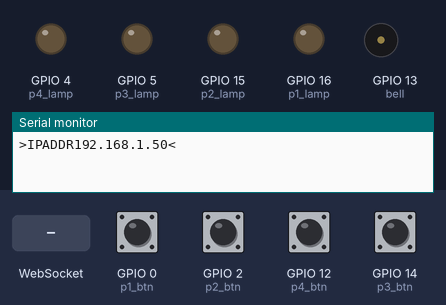
Simulated run of this program. Board: ESP8266 (NodeMCU). Shown: output pins drawn as LEDs (lit = HIGH), buzzer (waves = sounding), the last lines printed to the serial monitor. Inputs (shaded band) come from the test bench; at power-on: GPIO 0 (p1_btn), GPIO 2 (p2_btn), GPIO 12 (p4_btn), GPIO 14 (p3_btn) HIGH. WiFi joins after 1.5 s; servers stay silent unless stated.

Above: at 2.7 s.
2.8 s: GPIO 0 (p1_btn) pulled LOW for 0.15 s
At 4.0 s:
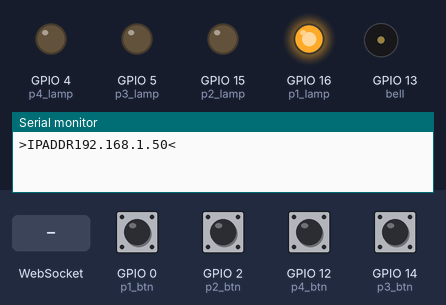
4.9 s: WebSocket text "correct" received
At 6.0 s:
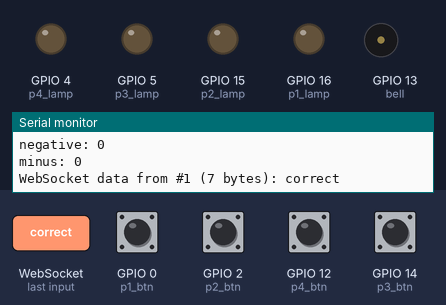
6.4 s: GPIO 2 (p2_btn) pulled LOW for 0.15 s
At 7.9 s:
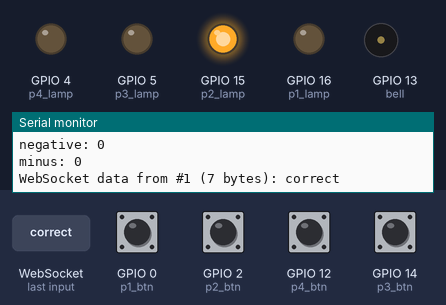
8.5 s: WebSocket text "incorrect" received
At 9.7 s:
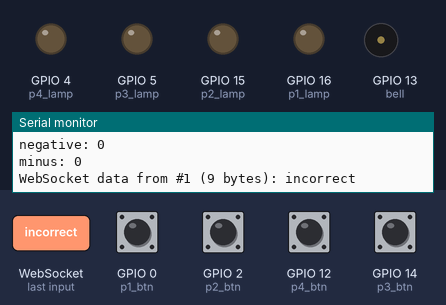
10.0 s: GPIO 12 (p4_btn) pulled LOW for 0.15 s
At 11.8 s:
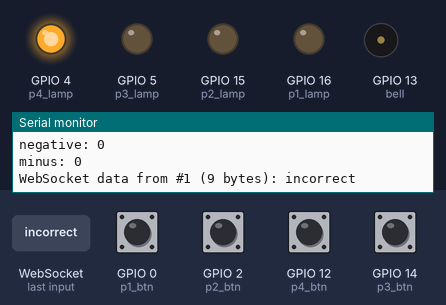
Timing chart, 0 to 13.3 s (numbered marks = the images above; inputs shaded):
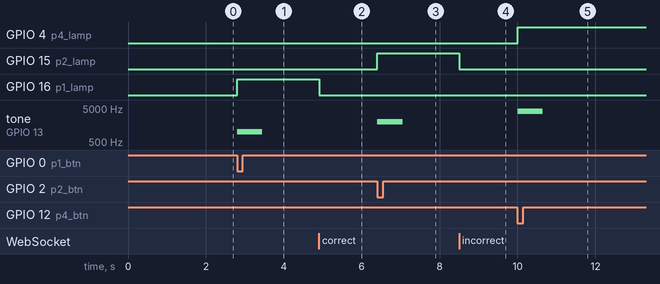

The program:

main.cpp
```cpp
// (licence header left out)
#include <ESP8266WiFi.h>
#include <ESPAsyncTCP.h>
#include <ESPAsyncWebServer.h>

#include "Arduino.h"
// #include <LiquidCrystal_I2C.h>
#include <ESPAsyncTCP.h>
#include <Wire.h>

// LiquidCrystal_I2C lcd(0x3F, 16, 9);
AsyncWebServer server(80);
AsyncWebSocket ws("/ws");

const char *ssid = "CLS";
const char *password = "cls.sch.id";

const int p1_btn = 0;
const int p2_btn = 2;
const int p3_btn = 14;
const int p4_btn = 12;

const int p1_lamp = 16;
const int p2_lamp = 15;
const int p3_lamp = 5;
const int p4_lamp = 4;

const int bell = 13;

int currentPlayer = 0;
int p1_score = 0;
int p2_score = 0;
int p3_score = 0;
int p4_score = 0;

char *type;
int plus;
bool negative;
int minus;

const char *html_index PROGMEM = R"+(
<!DOCTYPE html>
<html lang="en">

<head>
	<meta charset="UTF-8">
	<meta http-equiv="X-UA-Compatible" content="IE=edge">
	<meta name="viewport" content="width=device-width, initial-scale=1.0">
	<link rel="preconnect" href="https://fonts.googleapis.com">
	<link rel="preconnect" href="https://fonts.gstatic.com" crossorigin>
	<link href="https://fonts.googleapis.com/css2?family=Roboto&display=swap" rel="stylesheet">
	<title>Cerdas Cermat</title>

	<style>
		* {
			font-family: 'Roboto', sans-serif;
		}

		.flex-container {
			display: flex;
			justify-content: center;
			align-items: center;

		}

		.fc-space {
			margin-top: 25px;
			gap: 10px;
		}

		.grid-container {
			display: grid;
			grid-template-columns: repeat(auto-fit, auto);
		}

		.grid-content {
			display: flex;
			flex-direction: column;
			align-items: center;
			justify-content: center;
			text-align: center;
			border: 10px solid rgba(255, 255, 255, 0)
		}

		.current-player {
			border: 10px solid rgba(0, 0, 255, 0.8) !important;
		}

		.center {
			text-align: center;
		}

		.score {
			font-size: 8em;
			font-weight: bold;
		}

		.group-name {
			font-size: 2em;
			font-weight: bold;
		}

		.btn-correct {
			background-color: #4CAF50;
			/* Green */
			border: none;
			color: white;
			padding: 15px 32px;
			text-align: center;
			text-decoration: none;
			display: inline-block;
			font-size: 16px;
		}

		.btn-incorrect {
			background-color: #c04444;
			/* Green */
			border: none;
			color: white;
			padding: 15px 32px;
			text-align: center;
			text-decoration: none;
			display: inline-block;
			font-size: 16px;
		}
	</style>
	<script>
		var gateway = `ws://${window.location.hostname}/ws`;
		var websocket;
		var scores;
		var currentPlayer;
		function initWebSocket() {
			console.log('Trying to open a WebSocket connection...');
			websocket = new WebSocket(gateway);
			websocket.onopen = onOpen;
			websocket.onclose = onClose;
			websocket.onmessage = onMessage; // <-- add this line
		}
		function onOpen(event) {
			console.log('Connection opened');
		}

		function onClose(event) {
			console.log('Connection closed');
			setTimeout(initWebSocket, 2000);
		}

		window.addEventListener('load', onLoad);

		function onLoad(event) {
			initWebSocket();
		}

		var scorePlusVal = 10;
		var scoreNegativeVal = false;
		var scoreMinusVal = 10;

		document.addEventListener("DOMContentLoaded", () => {
			var scorePlus = document.getElementById('scorePlus');
			var scoreNegative = document.getElementById('scoreNegative');
			var scoreMinus = document.getElementById('scoreMinus');

			scorePlus.addEventListener('input', (e) => {
				scorePlusVal = e.target.value;
				console.log(scorePlusVal);
			});
			scoreNegative.addEventListener('change', (e) => {
				scoreNegativeVal = e.target.checked;
				console.log(scoreNegativeVal);
			});

			scoreMinus.addEventListener('input', (e) => {
				scoreMinusVal = e.target.value;
				console.log(scoreMinusVal);
			});
		});


		function answer(type) {
			websocket.send(`${type},${scorePlusVal},${Number(scoreNegativeVal)},${scoreMinusVal}`);
			// websocket.send(type)
		}

		function onMessage(event) {
			scores = JSON.parse(event.data);
			currentPlayer = scores.currentPlayer;
			console.log(scores);

			if (currentPlayer == 0) {
				var elScores = document.getElementsByClassName('score');
				for (let item of elScores) {
					item.classList.remove('current-player');
				}
			} else {
				document.getElementById(`p${currentPlayer}-score`).classList.add('current-player');
			}

			document.getElementById('p1-score').innerHTML = scores.scores[0];
			document.getElementById('p2-score').innerHTML = scores.scores[1];
			document.getElementById('p3-score').innerHTML = scores.scores[2];
			document.getElementById('p4-score').innerHTML = scores.scores[3];
		}
	</script>
</head>

<body>
	<h1 class="center">Cerdas Cermat</h1>
	<div class="grid-container">
		<div class="grid-content">
			<div class="grid-content group-name">Group 1</div>
			<div id="p1-score" class="grid-content score">0</div>
		</div>
		<div class="grid-content">
			<div class="grid-content group-name">Group 2</div>
			<div id="p2-score" class="grid-content score">0</div>
		</div>
		<div class="grid-content">
			<div class="grid-content group-name">Group 3</div>
			<div id="p3-score" class="grid-content score">0</div>
		</div class="grid-content">
		<div class="grid-content">
			<div class="grid-content group-name">Group 4</div>
			<div id="p4-score" class="grid-content score">0</div>
		</div>
	</div>


	<div class="flex-container fc-space">
		<button onclick="answer('correct')" class="btn-correct">Correct</button>
		<button onclick="answer('incorrect')" class="btn-incorrect">Incorrect</button>
	</div>

	<div class="flex-container fc-space">
		<label for="scorePlus">Increase score by:</label>
		<input type="text" id="scorePlus" name="scorePlus" value="10">
	</div>

	<div class="flex-container fc-space">
		<input type="checkbox" id="scoreNegative" name="scoreNegative">
		<label for="scoreNegative">Decrease score on incorrect</label>
	</div>

	<div class="flex-container" style="margin-top: 5px;gap: 10px;">
		<label for="scoreMinus">Decrease score by:</label>
		<input type="text" id="scoreMinus" name="scoreMinus" value="10">
	</div>

</body>

</html>
)+";

void notifyClients() {
	ws.textAll("{\"currentPlayer\":" + String(currentPlayer) + ",\"scores\":[" +
			   String(p1_score) + ", " + String(p2_score) + ", " +
			   String(p3_score) + ", " + String(p4_score) + "]}");
}

void nextRound() {
	currentPlayer = 0;
	digitalWrite(p1_lamp, LOW);
	digitalWrite(p2_lamp, LOW);
	digitalWrite(p3_lamp, LOW);
	digitalWrite(p4_lamp, LOW);
	notifyClients();
}
void handleWebSocketMessage(void *arg, uint8_t *data, size_t len) {
	AwsFrameInfo *info = (AwsFrameInfo *)arg;
	if (info->final && info->index == 0 && info->len == len &&
		info->opcode == WS_TEXT) {
		data[len] = 0;

		// if (strcmp((char *)data, "correct") == 0) {
		// 	if (currentPlayer == 1) p1_score = p1_score + 10;
		// 	if (currentPlayer == 2) p2_score = p2_score + 10;
		// 	if (currentPlayer == 3) p3_score = p3_score + 10;
		// 	if (currentPlayer == 4) p4_score = p4_score + 10;
		// 	nextRound();
		// }
		// if (strcmp((char *)data, "incorrect") == 0) {
		// 	nextRound();
		// }

		Serial.println((char *)data);

		type = strtok((char *)data, ",");
		plus = atoi(strtok(NULL, ","));
		negative = (bool)atoi(strtok(NULL, ","));
		minus = atoi(strtok(NULL, ","));
		Serial.print("type: ");
		Serial.println(type);
		Serial.print("plus: ");
		Serial.println(plus);
		Serial.print("negative: ");
		Serial.println(negative);
		Serial.print("minus: ");
		Serial.println(minus);

		if (strcmp(type, "correct") == 0) {
			if (currentPlayer == 1) p1_score = p1_score + plus;
			if (currentPlayer == 2) p2_score = p2_score + plus;
			if (currentPlayer == 3) p3_score = p3_score + plus;
			if (currentPlayer == 4) p4_score = p4_score + plus;
			nextRound();
		}

		if (strcmp(type, "incorrect") == 0) {
			if (negative == 1) {
				if (currentPlayer == 1) p1_score = p1_score - minus;
				if (currentPlayer == 2) p2_score = p2_score - minus;
				if (currentPlayer == 3) p3_score = p3_score - minus;
				if (currentPlayer == 4) p4_score = p4_score - minus;
			}
			nextRound();
		}
	}
}

void onEvent(AsyncWebSocket *server, AsyncWebSocketClient *client,
			 AwsEventType type, void *arg, uint8_t *data, size_t len) {
	switch (type) {
		case WS_EVT_CONNECT:
			Serial.printf("WebSocket client #%u connected from %s\n",
						  client->id(), client->remoteIP().toString().c_str());
			notifyClients();
			break;
		case WS_EVT_DISCONNECT:
			Serial.printf("WebSocket client #%u disconnected\n", client->id());
			break;
		case WS_EVT_DATA:
			handleWebSocketMessage(arg, data, len);
			Serial.printf("WebSocket data from #%u (%u bytes): %s\n",
						  client->id(), len, (char *)data);
			break;
		case WS_EVT_PONG:
		case WS_EVT_ERROR:
			break;
	}
}

void initWebSocket() {
	ws.onEvent(onEvent);
	server.addHandler(&ws);
}

void setup() {
	pinMode(p1_btn, INPUT_PULLUP);
	pinMode(p2_btn, INPUT_PULLUP);
	pinMode(p3_btn, INPUT_PULLUP);
	pinMode(p4_btn, INPUT_PULLUP);
	pinMode(p1_lamp, OUTPUT);
	pinMode(p2_lamp, OUTPUT);
	pinMode(p3_lamp, OUTPUT);
	pinMode(p4_lamp, OUTPUT);
	pinMode(bell, OUTPUT);

	Serial.begin(115200);

	WiFi.mode(WIFI_STA);
	WiFi.begin(ssid, password);

	while (WiFi.status() != WL_CONNECTED) {
		delay(500);
	}

	Serial.print(">");
	Serial.print("IPADDR");
	Serial.print(WiFi.localIP());
	Serial.println("<");

	// lcd.init();
	// lcd.backlight();
	// lcd.setCursor(0, 0);
	// lcd.print(WiFi.localIP());

	initWebSocket();
	server.on("/", HTTP_GET, [](AsyncWebServerRequest *request) {
		request->send_P(200, "text/html", html_index);
	});

	server.onNotFound([](AsyncWebServerRequest *request) {
		request->send_P(404, "text/plain", "Not found");
	});

	server.begin();
	nextRound();
}

void loop() {
	ws.cleanupClients();

	if (digitalRead(p1_btn) == LOW) {
		if (currentPlayer != 0 && currentPlayer != 1) return;

		currentPlayer = 1;
		digitalWrite(p1_lamp, HIGH);
		tone(bell, 1000, 500);
		notifyClients();
	}

	if (digitalRead(p2_btn) == LOW) {
		if (currentPlayer != 0 && currentPlayer != 2) return;
		currentPlayer = 2;
		digitalWrite(p2_lamp, HIGH);
		tone(bell, 2000, 500);
		notifyClients();
	}

	if (digitalRead(p3_btn) == LOW) {
		if (currentPlayer != 0 && currentPlayer != 3) return;
		currentPlayer = 3;
		digitalWrite(p3_lamp, HIGH);
		tone(bell, 3000, 500);
		notifyClients();
	}
	if (digitalRead(p4_btn) == LOW) {
		if (currentPlayer != 0 && currentPlayer != 4) return;
		currentPlayer = 4;
		digitalWrite(p4_lamp, HIGH);
		tone(bell, 4000, 500);
		notifyClients();
	}
}
```

Measured:
- after the input at 2.8 s, GPIO 16 (p1_lamp): LOW → HIGH at once; tone on GPIO 13 (bell): silent → 1000 Hz at once, → silent 0.65 s later
- after the input at 4.9 s, GPIO 16 (p1_lamp): HIGH → LOW at once
- after the input at 6.4 s, GPIO 15 (p2_lamp): LOW → HIGH at once; tone on GPIO 13 (bell): silent → 2000 Hz at once, → silent 0.65 s later
- after the input at 8.5 s, GPIO 15 (p2_lamp): HIGH → LOW at once
- after the input at 10.0 s, GPIO 4 (p4_lamp): LOW → HIGH at once; tone on GPIO 13 (bell): silent → 4000 Hz at once, → silent 0.65 s later
